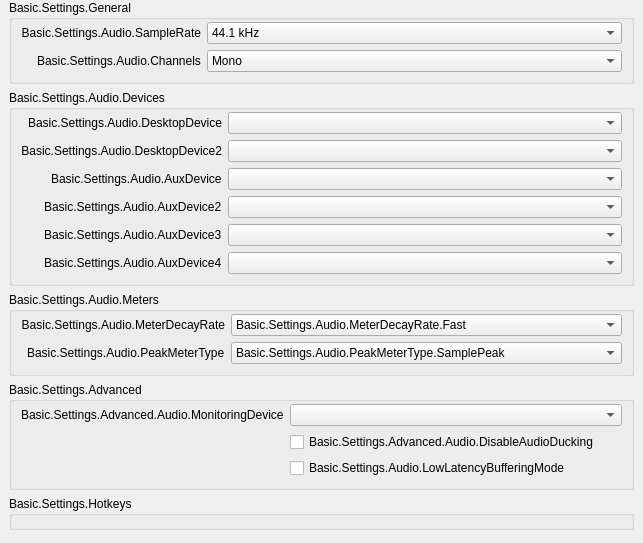
           <widget class="QWidget" name="scrollAreaWidgetContents_50">
            <property name="geometry">
             <rect>
              <x>0</x>
              <y>0</y>
              <width>643</width>
              <height>543</height>
             </rect>
            </property>
            <layout class="QVBoxLayout" name="verticalLayout_50">
             <property name="leftMargin">
              <number>0</number>
             </property>
             <property name="topMargin">
              <number>0</number>
             </property>
             <property name="rightMargin">
              <number>0</number>
             </property>
             <property name="bottomMargin">
              <number>9</number>
             </property>
             <item>
              <widget class="QFrame" name="widget_50">
               <layout class="QVBoxLayout" name="verticalLayout_51">
                <property name="leftMargin">
                 <number>9</number>
                </property>
                <property name="topMargin">
                 <number>0</number>
                </property>
                <property name="bottomMargin">
                 <number>0</number>
                </property>
                <item>
                 <widget class="QGroupBox" name="audioGeneralGroupBox">
                  <property name="title">
                   <string>Basic.Settings.General</string>
                  </property>
                  <layout class="QFormLayout" name="formLayout_52">
                   <property name="fieldGrowthPolicy">
                    <enum>QFormLayout::AllNonFixedFieldsGrow</enum>
                   </property>
                   <property name="labelAlignment">
                    <set>Qt::AlignRight|Qt::AlignTrailing|Qt::AlignVCenter</set>
                   </property>
                   <property name="topMargin">
                    <number>2</number>
                   </property>
                   <item row="0" column="0">
                    <widget class="QLabel" name="label_14">
                     <property name="minimumSize">
                      <size>
                       <width>170</width>
                       <height>0</height>
                      </size>
                     </property>
                     <property name="text">
                      <string>Basic.Settings.Audio.SampleRate</string>
                     </property>
                     <property name="alignment">
                      <set>Qt::AlignRight|Qt::AlignTrailing|Qt::AlignVCenter</set>
                     </property>
                     <property name="buddy">
                      <cstring>sampleRate</cstring>
                     </property>
                    </widget>
                   </item>
                   <item row="0" column="1">
                    <widget class="QComboBox" name="sampleRate">
                     <property name="currentText">
                      <string notr="true">44.1 kHz</string>
                     </property>
                     <property name="currentIndex">
                      <number>0</number>
                     </property>
                     <item>
                      <property name="text">
                       <string>44.1 kHz</string>
                      </property>
                     </item>
                     <item>
                      <property name="text">
                       <string>48 kHz</string>
                      </property>
                     </item>
                    </widget>
                   </item>
                   <item row="1" column="0">
                    <widget class="QLabel" name="label_15">
                     <property name="text">
                      <string>Basic.Settings.Audio.Channels</string>
                     </property>
                     <property name="buddy">
                      <cstring>channelSetup</cstring>
                     </property>
                    </widget>
                   </item>
                   <item row="1" column="1">
                    <widget class="QComboBox" name="channelSetup">
                     <property name="currentText">
                      <string>Mono</string>
                     </property>
                     <property name="currentIndex">
                      <number>0</number>
                     </property>
                     <item>
                      <property name="text">
                       <string>Mono</string>
                      </property>
                     </item>
                     <item>
                      <property name="text">
                       <string>Stereo</string>
                      </property>
                     </item>
                     <item>
                      <property name="text">
                       <string>2.1</string>
                      </property>
                     </item>
                     <item>
                      <property name="text">
                       <string>4.0</string>
                      </property>
                     </item>
                     <item>
                      <property name="text">
                       <string>4.1</string>
                      </property>
                     </item>
                     <item>
                      <property name="text">
                       <string>5.1</string>
                      </property>
                     </item>
                     <item>
                      <property name="text">
                       <string>7.1</string>
                      </property>
                     </item>
                    </widget>
                   </item>
                  </layout>
                 </widget>
                </item>
                <item>
                 <widget class="QGroupBox" name="audioDevicesGroupBox">
                  <property name="title">
                   <string>Basic.Settings.Audio.Devices</string>
                  </property>
                  <layout class="QFormLayout" name="formLayout_53">
                   <property name="fieldGrowthPolicy">
                    <enum>QFormLayout::AllNonFixedFieldsGrow</enum>
                   </property>
                   <property name="labelAlignment">
                    <set>Qt::AlignRight|Qt::AlignTrailing|Qt::AlignVCenter</set>
                   </property>
                   <property name="topMargin">
                    <number>2</number>
                   </property>
                   <item row="0" column="0">
                    <widget class="QLabel" name="label_2">
                     <property name="minimumSize">
                      <size>
                       <width>170</width>
                       <height>0</height>
                      </size>
                     </property>
                     <property name="text">
                      <string>Basic.Settings.Audio.DesktopDevice</string>
                     </property>
                     <property name="alignment">
                      <set>Qt::AlignRight|Qt::AlignTrailing|Qt::AlignVCenter</set>
                     </property>
                     <property name="buddy">
                      <cstring>desktopAudioDevice1</cstring>
                     </property>
                    </widget>
                   </item>
                   <item row="0" column="1">
                    <widget class="QComboBox" name="desktopAudioDevice1">
                     <property name="enabled">
                      <bool>true</bool>
                     </property>
                    </widget>
                   </item>
                   <item row="1" column="0">
                    <widget class="QLabel" name="label_3">
                     <property name="text">
                      <string>Basic.Settings.Audio.DesktopDevice2</string>
                     </property>
                     <property name="alignment">
                      <set>Qt::AlignRight|Qt::AlignTrailing|Qt::AlignVCenter</set>
                     </property>
                     <property name="buddy">
                      <cstring>desktopAudioDevice2</cstring>
                     </property>
                    </widget>
                   </item>
                   <item row="1" column="1">
                    <widget class="QComboBox" name="desktopAudioDevice2">
                     <property name="enabled">
                      <bool>true</bool>
                     </property>
                    </widget>
                   </item>
                   <item row="2" column="0">
                    <widget class="QLabel" name="label_4">
                     <property name="text">
                      <string>Basic.Settings.Audio.AuxDevice</string>
                     </property>
                     <property name="buddy">
                      <cstring>auxAudioDevice1</cstring>
                     </property>
                    </widget>
                   </item>
                   <item row="2" column="1">
                    <widget class="QComboBox" name="auxAudioDevice1">
                     <property name="enabled">
                      <bool>true</bool>
                     </property>
                    </widget>
                   </item>
                   <item row="3" column="0">
                    <widget class="QLabel" name="label_5">
                     <property name="text">
                      <string>Basic.Settings.Audio.AuxDevice2</string>
                     </property>
                     <property name="buddy">
                      <cstring>auxAudioDevice2</cstring>
                     </property>
                    </widget>
                   </item>
                   <item row="3" column="1">
                    <widget class="QComboBox" name="auxAudioDevice2">
                     <property name="enabled">
                      <bool>true</bool>
                     </property>
                    </widget>
                   </item>
                   <item row="4" column="0">
                    <widget class="QLabel" name="label_6">
                     <property name="text">
                      <string>Basic.Settings.Audio.AuxDevice3</string>
                     </property>
                     <property name="buddy">
                      <cstring>auxAudioDevice3</cstring>
                     </property>
                    </widget>
                   </item>
                   <item row="4" column="1">
                    <widget class="QComboBox" name="auxAudioDevice3">
                     <property name="enabled">
                      <bool>true</bool>
                     </property>
                    </widget>
                   </item>
                   <item row="5" column="1">
                    <widget class="QComboBox" name="auxAudioDevice4">
                     <property name="enabled">
                      <bool>true</bool>
                     </property>
                    </widget>
                   </item>
                   <item row="5" column="0">
                    <widget class="QLabel" name="label_67">
                     <property name="text">
                      <string>Basic.Settings.Audio.AuxDevice4</string>
                     </property>
                     <property name="buddy">
                      <cstring>auxAudioDevice4</cstring>
                     </property>
                    </widget>
                   </item>
                  </layout>
                 </widget>
                </item>
                <item>
                 <widget class="QGroupBox" name="audioMetersGroupBox">
                  <property name="title">
                   <string>Basic.Settings.Audio.Meters</string>
                  </property>
                  <layout class="QFormLayout" name="formLayout_54">
                   <property name="fieldGrowthPolicy">
                    <enum>QFormLayout::AllNonFixedFieldsGrow</enum>
                   </property>
                   <property name="labelAlignment">
                    <set>Qt::AlignRight|Qt::AlignTrailing|Qt::AlignVCenter</set>
                   </property>
                   <property name="topMargin">
                    <number>2</number>
                   </property>
                   <item row="0" column="0">
                    <widget class="QLabel" name="label_65">
                     <property name="minimumSize">
                      <size>
                       <width>170</width>
                       <height>0</height>
                      </size>
                     </property>
                     <property name="text">
                      <string>Basic.Settings.Audio.MeterDecayRate</string>
                     </property>
                     <property name="alignment">
                      <set>Qt::AlignRight|Qt::AlignTrailing|Qt::AlignVCenter</set>
                     </property>
                     <property name="buddy">
                      <cstring>meterDecayRate</cstring>
                     </property>
                    </widget>
                   </item>
                   <item row="0" column="1">
                    <widget class="QComboBox" name="meterDecayRate">
                     <property name="currentText">
                      <string>Basic.Settings.Audio.MeterDecayRate.Fast</string>
                     </property>
                     <property name="currentIndex">
                      <number>0</number>
                     </property>
                     <item>
                      <property name="text">
                       <string>Basic.Settings.Audio.MeterDecayRate.Fast</string>
                      </property>
                     </item>
                     <item>
                      <property name="text">
                       <string>Basic.Settings.Audio.MeterDecayRate.Medium</string>
                      </property>
                     </item>
                     <item>
                      <property name="text">
                       <string>Basic.Settings.Audio.MeterDecayRate.Slow</string>
                      </property>
                     </item>
                    </widget>
                   </item>
                   <item row="1" column="0">
                    <widget class="QLabel" name="label_66">
                     <property name="text">
                      <string>Basic.Settings.Audio.PeakMeterType</string>
                     </property>
                     <property name="buddy">
                      <cstring>peakMeterType</cstring>
                     </property>
                    </widget>
                   </item>
                   <item row="1" column="1">
                    <widget class="QComboBox" name="peakMeterType">
                     <property name="currentIndex">
                      <number>0</number>
                     </property>
                     <item>
                      <property name="text">
                       <string>Basic.Settings.Audio.PeakMeterType.SamplePeak</string>
                      </property>
                     </item>
                     <item>
                      <property name="text">
                       <string>Basic.Settings.Audio.PeakMeterType.TruePeak</string>
                      </property>
                     </item>
                    </widget>
                   </item>
                  </layout>
                 </widget>
                </item>
                <item>
                 <widget class="QGroupBox" name="audioAdvGroupBox">
                  <property name="title">
                   <string>Basic.Settings.Advanced</string>
                  </property>
                  <layout class="QFormLayout" name="formLayout_56">
                   <property name="fieldGrowthPolicy">
                    <enum>QFormLayout::AllNonFixedFieldsGrow</enum>
                   </property>
                   <property name="labelAlignment">
                    <set>Qt::AlignRight|Qt::AlignTrailing|Qt::AlignVCenter</set>
                   </property>
                   <property name="topMargin">
                    <number>2</number>
                   </property>
                   <item row="0" column="0">
                    <widget class="QLabel" name="monitoringDeviceLabel">
                     <property name="text">
                      <string>Basic.Settings.Advanced.Audio.MonitoringDevice</string>
                     </property>
                     <property name="buddy">
                      <cstring>monitoringDevice</cstring>
                     </property>
                    </widget>
                   </item>
                   <item row="0" column="1">
                    <widget class="QComboBox" name="monitoringDevice"/>
                   </item>
                   <item row="1" column="1">
                    <widget class="QCheckBox" name="disableAudioDucking">
                     <property name="text">
                      <string>Basic.Settings.Advanced.Audio.DisableAudioDucking</string>
                     </property>
                    </widget>
                   </item>
                   <item row="2" column="0">
                    <spacer name="horizontalSpacer_11">
                     <property name="orientation">
                      <enum>Qt::Horizontal</enum>
                     </property>
                     <property name="sizeHint" stdset="0">
                      <size>
                       <width>170</width>
                       <height>20</height>
                      </size>
                     </property>
                    </spacer>
                   </item>
                   <item row="2" column="1">
                    <widget class="QCheckBox" name="lowLatencyBuffering">
                     <property name="text">
                      <string>Basic.Settings.Audio.LowLatencyBufferingMode</string>
                     </property>
                    </widget>
                   </item>
                  </layout>
                 </widget>
                </item>
                <item>
                 <widget class="QGroupBox" name="audioHotkeysGroupBox">
                  <property name="title">
                   <string>Basic.Settings.Hotkeys</string>
                  </property>
                  <layout class="QFormLayout" name="audioSourceLayout">
                   <property name="fieldGrowthPolicy">
                    <enum>QFormLayout::AllNonFixedFieldsGrow</enum>
                   </property>
                   <property name="labelAlignment">
                    <set>Qt::AlignRight|Qt::AlignTrailing|Qt::AlignVCenter</set>
                   </property>
                   <property name="topMargin">
                    <number>2</number>
                   </property>
                  </layout>
                 </widget>
                </item>
                <item>
                 <spacer name="verticalSpacer_4">
                  <property name="orientation">
                   <enum>Qt::Vertical</enum>
                  </property>
                  <property name="sizeHint" stdset="0">
                   <size>
                    <width>20</width>
                    <height>0</height>
                   </size>
                  </property>
                 </spacer>
                </item>
               </layout>
              </widget>
             </item>
            </layout>
           </widget>
